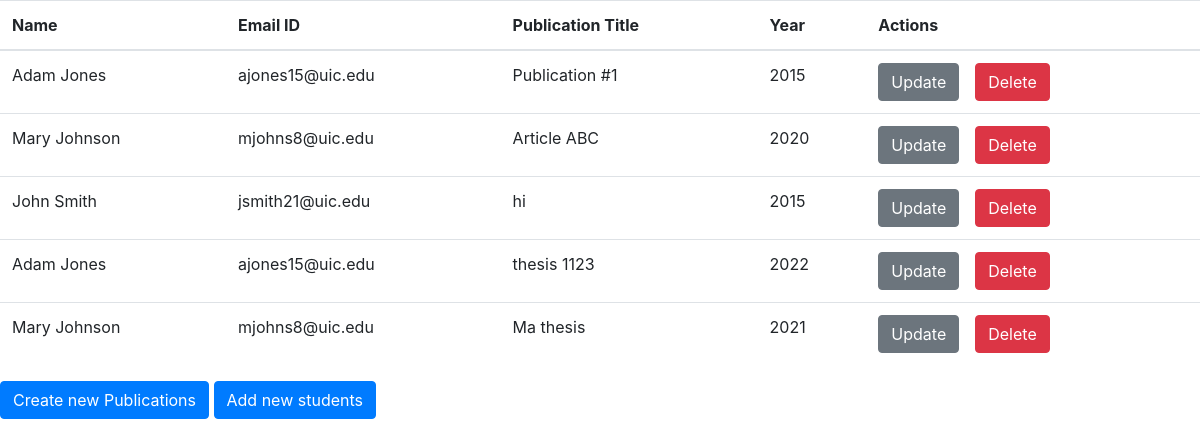
Page /crud/ on the earlier database version.
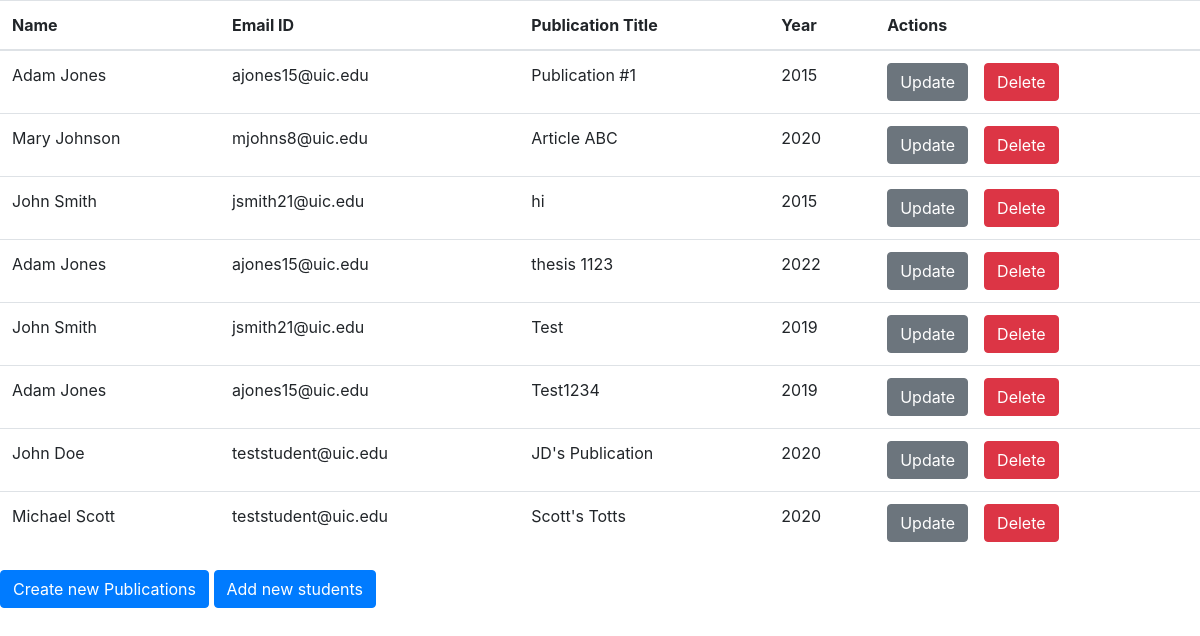
Same page on the later database version.
### crud/models.py (models this page shows, shortened)
class Publications(models.Model):
    student_id = models.ForeignKey(Users, on_delete=models.CASCADE)
    title = models.CharField(max_length=100)
    year = models.IntegerField(default=0)

class Users(models.Model):
    email = models.CharField(max_length=50)
    first_name = models.CharField(max_length=20)
    last_name = models.CharField(max_length=20)
    def __str__(self):
        return self.email

### crud/views.py (the view)
# urls.py: path('', views.read, name='read'),
def read(request):
    publications_list = Publications.objects.all()
    student_id_list = []
    for user in Users.objects.all():
        student_id_list.append(user.id)
    context = {'publications_list': publications_list, 'student_id_list':student_id_list}
    return render(request, 'crud/index.html', context)

### crud/templates/crud/index.html (shortened to what this page needs)
<!DOCTYPE html>
<html lang="en">
<head>
    <link rel="stylesheet" href="https://stackpath.bootstrapcdn.com/bootstrap/4.3.1/css/bootstrap.min.css">
</head>
<body>
    {% if publications_list %}
        <table class="table table-hover">
            <thead>
                <tr>
                    <th>Name</th>
                    <th>Email ID</th>
                    <th>Publication Title</th>
                    <th>Year</th>
                    <th>Actions</th>
                </tr>
            </thead>
            <tbody>
                {% for publication in publications_list %}
                    <tr>
                        <td>{{ publication.student_id.first_name }} {{ publication.student_id.last_name }}</td>
                        <td>{{ publication.student_id }}</td>
                        <td>{{ publication.title }}</td>
                        <td>{{ publication.year }}</td>
                        <td><a href="{% url 'crud:update' publication.id %}" class="btn btn-secondary">Update</a>&emsp;<a href="{% url 'crud:delete' publication.id %}" class="btn btn-danger">Delete</a></td>
                    </tr>
                {% endfor %}
            </tbody>
        </table>
    {% endif %}
    <a href="{% url 'crud:create' %}" class="btn btn-primary" >Create new Publications</a>
    <a href="{% url 'crud:add_students' %}" class="btn btn-primary">Add new students</a>
</body>
</html>

Differences in the rows shown:
removed Publications: student_id.first_name "Mary", student_id.last_name "Johnson", student_id "mjohns8@uic.edu", title "Ma thesis", year "2021"
added Publications: student_id.first_name "John", student_id.last_name "Smith", student_id "jsmith21@uic.edu", title "Test", year "2019"
added Publications: student_id.first_name "Adam", student_id.last_name "Jones", student_id "ajones15@uic.edu", title "Test1234", year "2019"
added Publications: student_id.first_name "John", student_id.last_name "Doe", student_id "teststudent@uic.edu", title "JD's Publication", year "2020"
added Publications: student_id.first_name "Michael", student_id.last_name "Scott", student_id "teststudent@uic.edu", title "Scott's Totts", year "2020"
